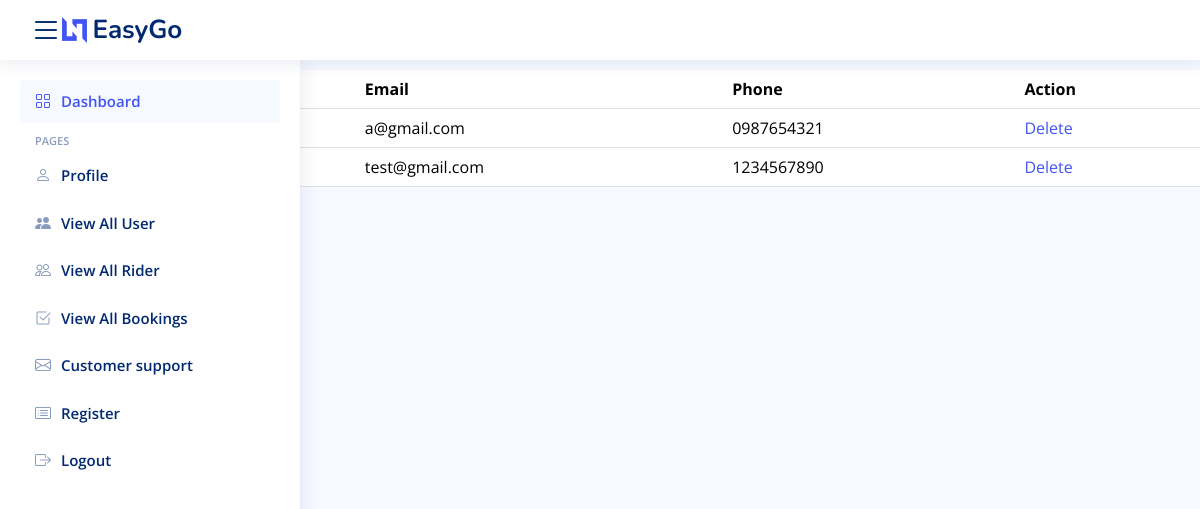
The page /Taxisystem/admin/alluser.php on the database its author committed.
### tables this page shows
CREATE TABLE `users` (
  `UserID` int(11) NOT NULL,
  `Username` varchar(255) DEFAULT NULL,
  `Password` varchar(255) DEFAULT NULL,
  `Email` varchar(255) DEFAULT NULL,
  `Phone` varchar(15) DEFAULT NULL,
  `UserType` varchar(20) DEFAULT NULL
);

### Taxisystem/admin/alluser.php (the view, shortened to what this page needs)
<?php
include("./adminheader.php");
include("./sidebar.php");
include("../db/connection.php");
$sql = "SELECT * FROM users WHERE UserType = 'user'";
$result = mysqli_query($conn,$sql);
if ($result->num_rows > 0) {
    echo '<table class="table">';
    echo '<thead>';
    echo '<tr>';
    echo '<th>ID</th>';
    echo '<th>Username</th>';
    echo '<th>Email</th>';
    echo '<th>Phone</th>';
    echo '<th>Action</th>';
    echo '</tr>';
    echo '</thead>';
    echo '<tbody>';
    while ($row = $result->fetch_assoc()) {
        echo '<tr>';
        echo '<td>' . $row['UserID'] . '</td>';
        echo '<td>' . $row['Username'] . '</td>';
        echo '<td>' . $row['Email'] . '</td>';
        echo '<td>' . $row['Phone'] . '</td>';
        echo '<td><a href="?delete=' . $row['UserID'] . '">Delete</a></td>';
        echo '</tr>';
    }
    echo '</tbody>';
    echo '</table>';
} else {
    echo 'No users found.';
}
?>

### Taxisystem/admin/assets/css/style.css (style rules this page uses)
a { color: #4154f1; text-decoration: none; }

### rows shown on the page
users: Email "a@gmail.com", Phone "0987654321"
users: Email "test@gmail.com", Phone "1234567890"
